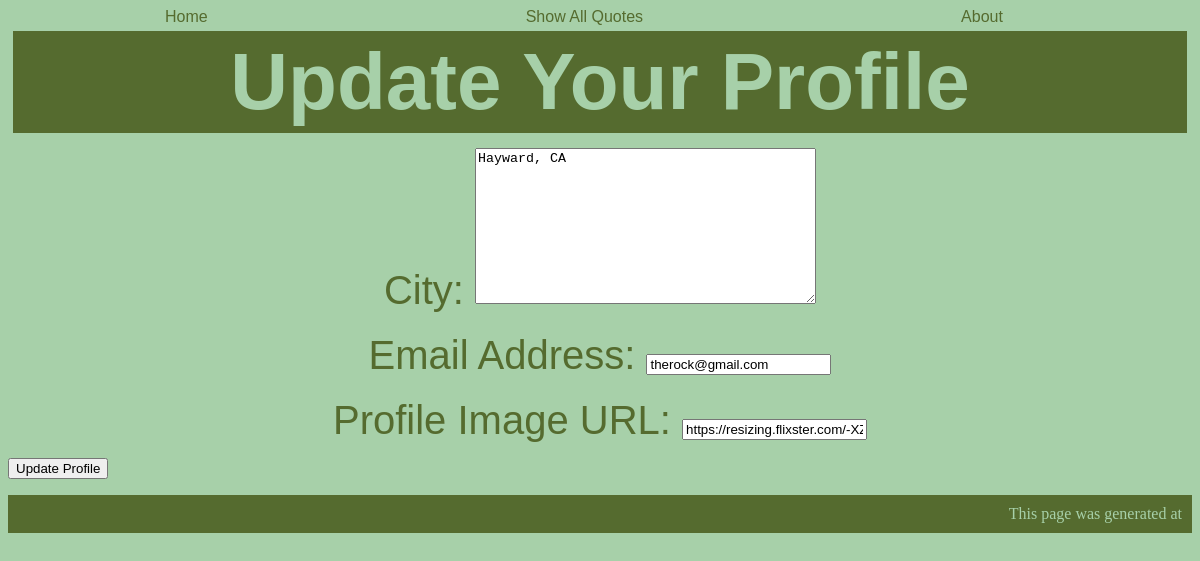
Before: /mini_fb/profile/6/update/ with the older database file.
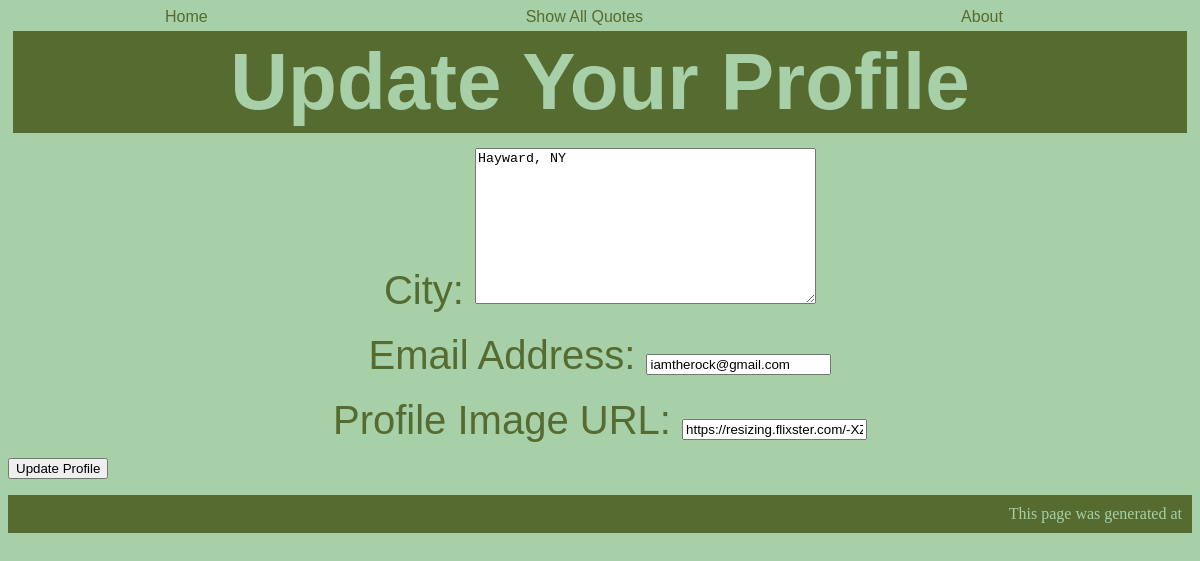
After: the same page with the newer database file.
### mini_fb/models.py (models this page shows, shortened)
class Profile(models.Model):
    firstName = models.TextField(blank = False)
    lastName = models.TextField(blank = False)
    city = models.TextField(blank = False)
    email = models.EmailField(blank = False)
    image_url = models.URLField(blank = False)

### mini_fb/views.py (the view)
# urls.py: path('profile/<int:pk>/update/', UpdateProfileView.as_view(), name='update_profile'),
class UpdateProfileView(UpdateView):
    model = Profile
    form_class = UpdateProfileForm
    template_name = 'mini_fb/update_profile_form.html'

### mini_fb/forms.py
class UpdateProfileForm(forms.ModelForm):
    class Meta:
        model = Profile
        fields = ['city', 'email', 'image_url']
        labels = {
            'city': 'City:',
            'email': 'Email Address:',
            'image_url': 'Profile Image URL:'
        }

### mini_fb/templates/mini_fb/update_profile_form.html (shortened to what this page needs)
{% extends 'base.html' %}
{% block content %}
  <h2>Update Your Profile</h2>
  <form method="post" enctype="multipart/form-data">
    {{ form.as_p }}
    <button type="submit">Update Profile</button>
  </form>
{% endblock %}

Changed rows visible on the page:
changed Profile: city "Hayward, CA" → "Hayward, NY"; email "therock@gmail.com" → "iamtherock@gmail.com"
